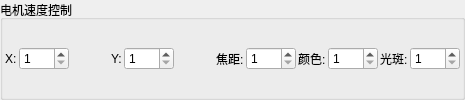
            <widget class="QGroupBox" name="groupBox_24">
             <property name="title">
              <string>电机速度控制</string>
             </property>
             <layout class="QGridLayout" name="gridLayout_10">
              <property name="leftMargin">
               <number>2</number>
              </property>
              <property name="topMargin">
               <number>2</number>
              </property>
              <property name="rightMargin">
               <number>2</number>
              </property>
              <property name="bottomMargin">
               <number>2</number>
              </property>
              <property name="spacing">
               <number>2</number>
              </property>
              <item row="0" column="0">
               <widget class="QLabel" name="label_77">
                <property name="maximumSize">
                 <size>
                  <width>16777215</width>
                  <height>16777215</height>
                 </size>
                </property>
                <property name="text">
                 <string>X:</string>
                </property>
               </widget>
              </item>
              <item row="0" column="4">
               <widget class="QSpinBox" name="spinBox_YMotorSpeed_2">
                <property name="minimumSize">
                 <size>
                  <width>50</width>
                  <height>0</height>
                 </size>
                </property>
                <property name="maximumSize">
                 <size>
                  <width>50</width>
                  <height>16777215</height>
                 </size>
                </property>
                <property name="minimum">
                 <number>1</number>
                </property>
                <property name="maximum">
                 <number>7</number>
                </property>
               </widget>
              </item>
              <item row="0" column="1">
               <widget class="QSpinBox" name="spinBox_XMotorSpeed_2">
                <property name="minimumSize">
                 <size>
                  <width>50</width>
                  <height>0</height>
                 </size>
                </property>
                <property name="maximumSize">
                 <size>
                  <width>50</width>
                  <height>16777215</height>
                 </size>
                </property>
                <property name="minimum">
                 <number>1</number>
                </property>
                <property name="maximum">
                 <number>7</number>
                </property>
               </widget>
              </item>
              <item row="0" column="9">
               <widget class="QSpinBox" name="spinBox_colorMotorSpeed_2">
                <property name="minimumSize">
                 <size>
                  <width>50</width>
                  <height>0</height>
                 </size>
                </property>
                <property name="maximumSize">
                 <size>
                  <width>50</width>
                  <height>16777215</height>
                 </size>
                </property>
                <property name="minimum">
                 <number>1</number>
                </property>
                <property name="maximum">
                 <number>7</number>
                </property>
               </widget>
              </item>
              <item row="0" column="3">
               <widget class="QLabel" name="label_78">
                <property name="maximumSize">
                 <size>
                  <width>16777215</width>
                  <height>16777215</height>
                 </size>
                </property>
                <property name="text">
                 <string>Y:</string>
                </property>
               </widget>
              </item>
              <item row="0" column="8">
               <widget class="QLabel" name="label_80">
                <property name="text">
                 <string>颜色:</string>
                </property>
               </widget>
              </item>
              <item row="0" column="7">
               <widget class="QSpinBox" name="spinBox_focalMotorSpeed_2">
                <property name="minimumSize">
                 <size>
                  <width>50</width>
                  <height>0</height>
                 </size>
                </property>
                <property name="maximumSize">
                 <size>
                  <width>50</width>
                  <height>16777215</height>
                 </size>
                </property>
                <property name="minimum">
                 <number>1</number>
                </property>
                <property name="maximum">
                 <number>7</number>
                </property>
               </widget>
              </item>
              <item row="0" column="6">
               <widget class="QLabel" name="label_79">
                <property name="text">
                 <string>焦距:</string>
                </property>
               </widget>
              </item>
              <item row="0" column="10">
               <widget class="QLabel" name="label_81">
                <property name="text">
                 <string>光斑:</string>
                </property>
               </widget>
              </item>
              <item row="0" column="11">
               <widget class="QSpinBox" name="spinBox_spotMotorSpeed_2">
                <property name="minimumSize">
                 <size>
                  <width>50</width>
                  <height>0</height>
                 </size>
                </property>
                <property name="maximumSize">
                 <size>
                  <width>50</width>
                  <height>16777215</height>
                 </size>
                </property>
                <property name="minimum">
                 <number>1</number>
                </property>
                <property name="maximum">
                 <number>7</number>
                </property>
               </widget>
              </item>
              <item row="0" column="2">
               <spacer name="horizontalSpacer_41">
                <property name="orientation">
                 <enum>Qt::Horizontal</enum>
                </property>
                <property name="sizeHint" stdset="0">
                 <size>
                  <width>40</width>
                  <height>20</height>
                 </size>
                </property>
               </spacer>
              </item>
              <item row="0" column="5">
               <spacer name="horizontalSpacer_42">
                <property name="orientation">
                 <enum>Qt::Horizontal</enum>
                </property>
                <property name="sizeHint" stdset="0">
                 <size>
                  <width>40</width>
                  <height>20</height>
                 </size>
                </property>
               </spacer>
              </item>
             </layout>
            </widget>
